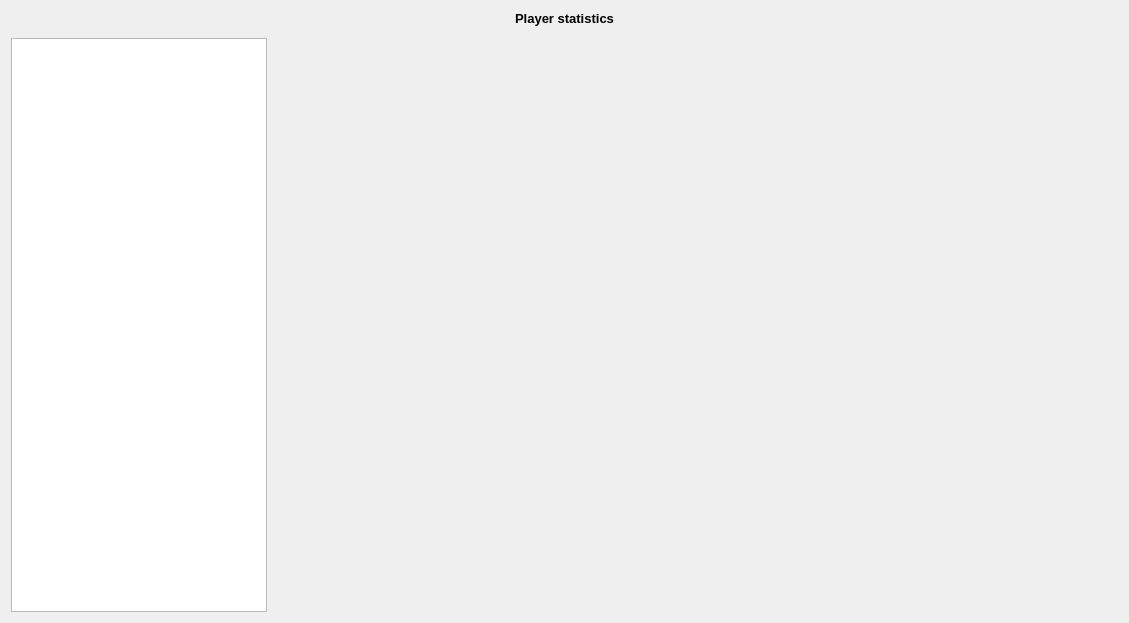
<?xml version="1.0" encoding="UTF-8"?>
<ui version="4.0">
 <class>Form_PlayerStatistics</class>
 <widget class="QWidget" name="Form_PlayerStatistics">
  <property name="geometry">
   <rect>
    <x>0</x>
    <y>0</y>
    <width>1129</width>
    <height>623</height>
   </rect>
  </property>
  <property name="windowTitle">
   <string>Form</string>
  </property>
  <layout class="QVBoxLayout" name="verticalLayout">
   <item>
    <widget class="QLabel" name="label_PlayerStatistics">
     <property name="font">
      <font>
       <pointsize>10</pointsize>
       <bold>true</bold>
      </font>
     </property>
     <property name="layoutDirection">
      <enum>Qt::LeftToRight</enum>
     </property>
     <property name="text">
      <string>Player statistics</string>
     </property>
     <property name="alignment">
      <set>Qt::AlignCenter</set>
     </property>
    </widget>
   </item>
   <item>
    <layout class="QHBoxLayout" name="horizontalLayout">
     <property name="topMargin">
      <number>6</number>
     </property>
     <item>
      <widget class="QTreeWidget" name="tw_TeamsAndPlayers">
       <property name="sizePolicy">
        <sizepolicy hsizetype="Maximum" vsizetype="Expanding">
         <horstretch>0</horstretch>
         <verstretch>0</verstretch>
        </sizepolicy>
       </property>
       <property name="rootIsDecorated">
        <bool>true</bool>
       </property>
       <property name="headerHidden">
        <bool>true</bool>
       </property>
       <column>
        <property name="text">
         <string notr="true">1</string>
        </property>
       </column>
      </widget>
     </item>
     <item>
      <widget class="QWidget" name="chart_area" native="true">
       <property name="sizePolicy">
        <sizepolicy hsizetype="Expanding" vsizetype="Expanding">
         <horstretch>0</horstretch>
         <verstretch>0</verstretch>
        </sizepolicy>
       </property>
       <property name="toolTip">
        <string>&lt;html&gt;&lt;head/&gt;&lt;body&gt;&lt;p&gt;&lt;br/&gt;&lt;/p&gt;&lt;/body&gt;&lt;/html&gt;</string>
       </property>
       <layout class="QVBoxLayout" name="chart_area_layout"/>
      </widget>
     </item>
    </layout>
   </item>
  </layout>
 </widget>
 <resources/>
 <connections/>
</ui>
